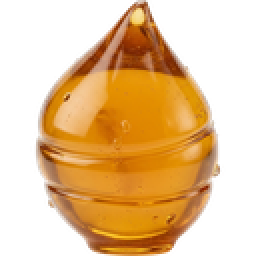
#> input picture assets/ui/harmony.png, 128 x 128 px (shown 2 times larger)
$ python make_harmony_icon.py ../../assets/ui/harmony.png out.png
#> lines starting #> are read from the running program, lines starting #| are printed output that depends on the picture; after the words box and inside, x2 and y2 are one past the last pixel; in counts of white or black regions, pixels touching at a corner belong together
# Makes the Colony Harmony points' icon from the keeper's drop of honey on white (reference/harmony_icon_source.png,
# the keeper, 2026-10-27): the white round it, found by flooding in from the edges, becomes see-through, the edge pixels
# keep their colour with the white taken out (no white rim on the dark bar); cropped to the drop and written square at
# 128 px (assets/ui/harmony.png; the game draws it at 16-28 px).
#   python -I tools/ui/make_harmony_icon.py reference/harmony_icon_source.png assets/ui/harmony.png
import sys
from collections import deque
import numpy as np
from PIL import Image

im = Image.open(sys.argv[1]).convert('RGB')
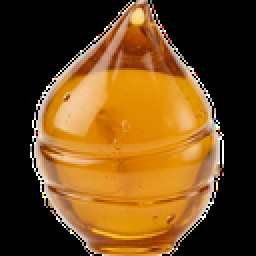
#> im: PIL image 128x128 RGB (shown 2 times larger); mean R, G, B 109.6, 73.2, 27.8
a = np.asarray(im).astype(np.float32)
h, w, _ = a.shape
#> h = 128; w = 128
dist = (255 - a).max(axis=2)              # 0 = pure white
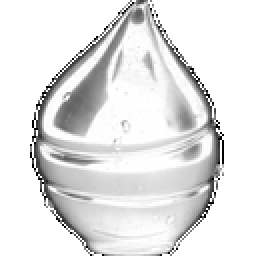
#> dist: shape (128, 128) float32 (shown 2 times larger); min 0, max 255, mean 227.3
T = 22
bg = np.zeros((h, w), bool)
q = deque([(y, x) for x in range(w) for y in (0, h - 1)] + [(y, x) for y in range(h) for x in (0, w - 1)])
while q:
	y, x = q.popleft()
	if bg[y, x] or dist[y, x] > T:
		continue
	bg[y, x] = True
	if y > 0: q.append((y - 1, x))
	if y < h - 1: q.append((y + 1, x))
	if x > 0: q.append((y, x - 1))
	if x < w - 1: q.append((y, x + 1))
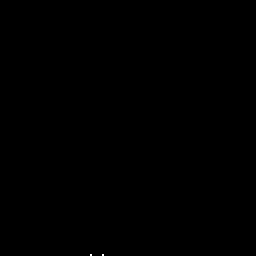
#> bg: shape (128, 128) bool (shown 2 times larger); 0.01% white in thin lines or dots, all inside (x1, y1, x2, y2) = (45, 127, 52, 128)
# alpha: 0 in the background, rising over the few pixels of the edge (how far from white they are)
alpha = np.where(bg, 0.0, 1.0)
edge = ~bg & (dist < 90)
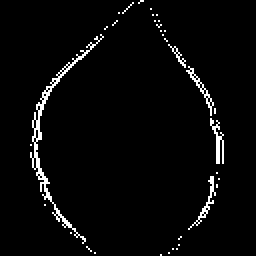
#> edge: shape (128, 128) bool (shown 2 times larger); 3.2% white in thin lines or dots, all inside (x1, y1, x2, y2) = (15, 0, 112, 128)
near_bg = np.zeros_like(bg)
near_bg[1:, :] |= bg[:-1, :]; near_bg[:-1, :] |= bg[1:, :]; near_bg[:, 1:] |= bg[:, :-1]; near_bg[:, :-1] |= bg[:, 1:]
#> after `near_bg[1:, :] |= bg[:-1, :]`: near_bg: shape (128, 128) bool; every value is 0
#> after `near_bg[:-1, :] |= bg[1:, :]`: near_bg: shape (128, 128) bool; 0.01% white in thin lines or dots, all inside (x1, y1, x2, y2) = (45, 126, 52, 127)
#> after `near_bg[:, 1:] |= bg[:, :-1]`: near_bg: shape (128, 128) bool; 0.02% white in thin lines or dots, all inside (x1, y1, x2, y2) = (45, 126, 53, 128)
#> after `near_bg[:, :-1] |= bg[:, 1:]`: near_bg: shape (128, 128) bool; 0.04% white in thin lines or dots, all inside (x1, y1, x2, y2) = (44, 126, 53, 128)
soft = edge & near_bg
alpha[soft] = np.clip(dist[soft] / 90.0, 0.0, 1.0)
rgb = a.copy()
k = np.clip(alpha, 1e-3, 1.0)[..., None]
rgb = np.where(soft[..., None], np.clip((a - 255.0 * (1.0 - k)) / k, 0, 255), a)       # the white taken out of the edge
out = np.dstack([rgb, alpha * 255.0]).astype(np.uint8)
img = Image.fromarray(out, 'RGBA')
box = img.getbbox()
#> box = (0, 0, 128, 128)
img = img.crop(box)
side = max(img.size)
#> side = 128
sq = Image.new('RGBA', (side, side), (0, 0, 0, 0))
#> sq: PIL image 128x128 RGBA; every value is 0
sq.paste(img, ((side - img.size[0]) // 2, (side - img.size[1]) // 2))
sq.resize((128, 128), Image.LANCZOS).save(sys.argv[2])
print('written', sys.argv[2])
